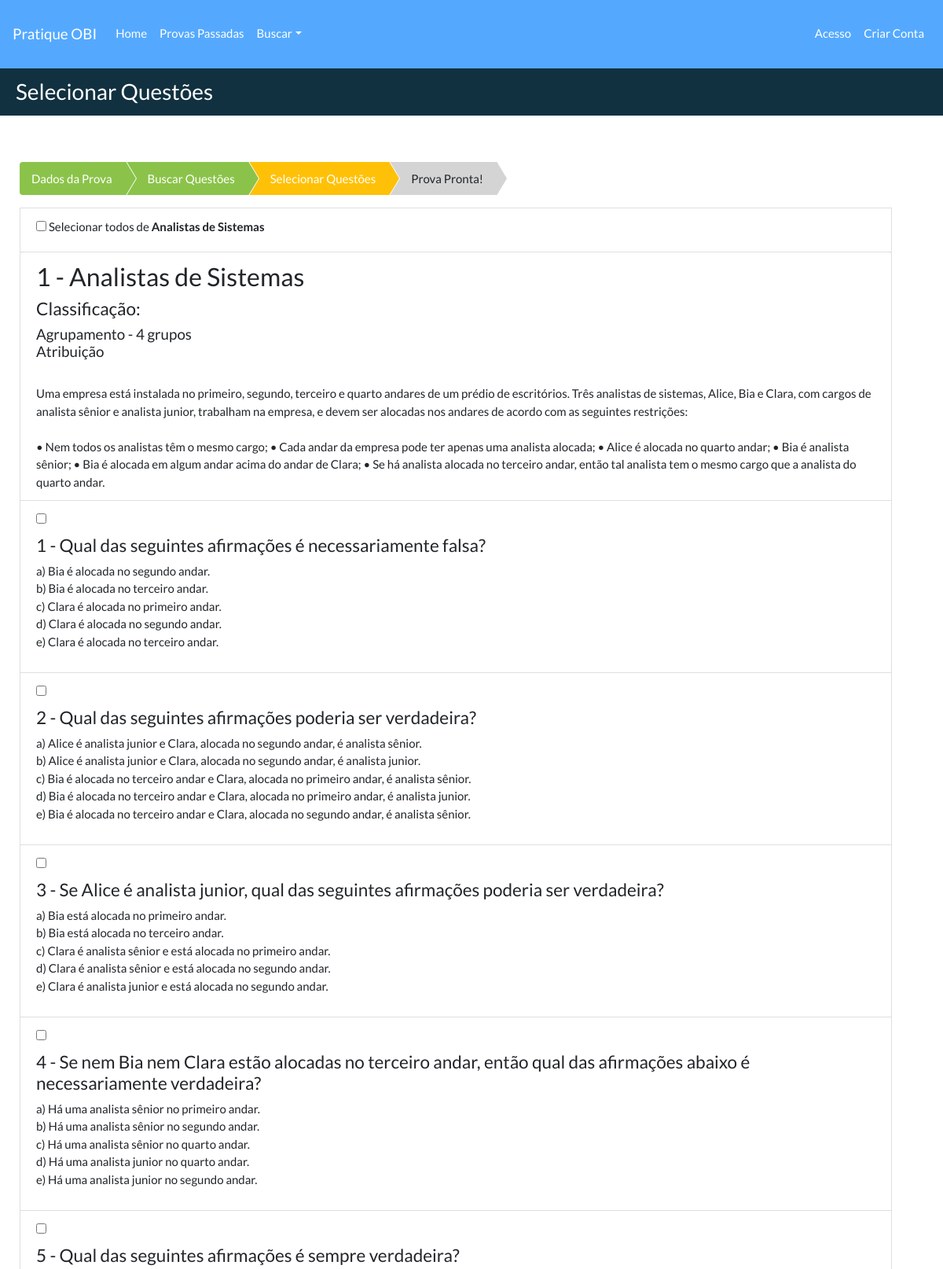
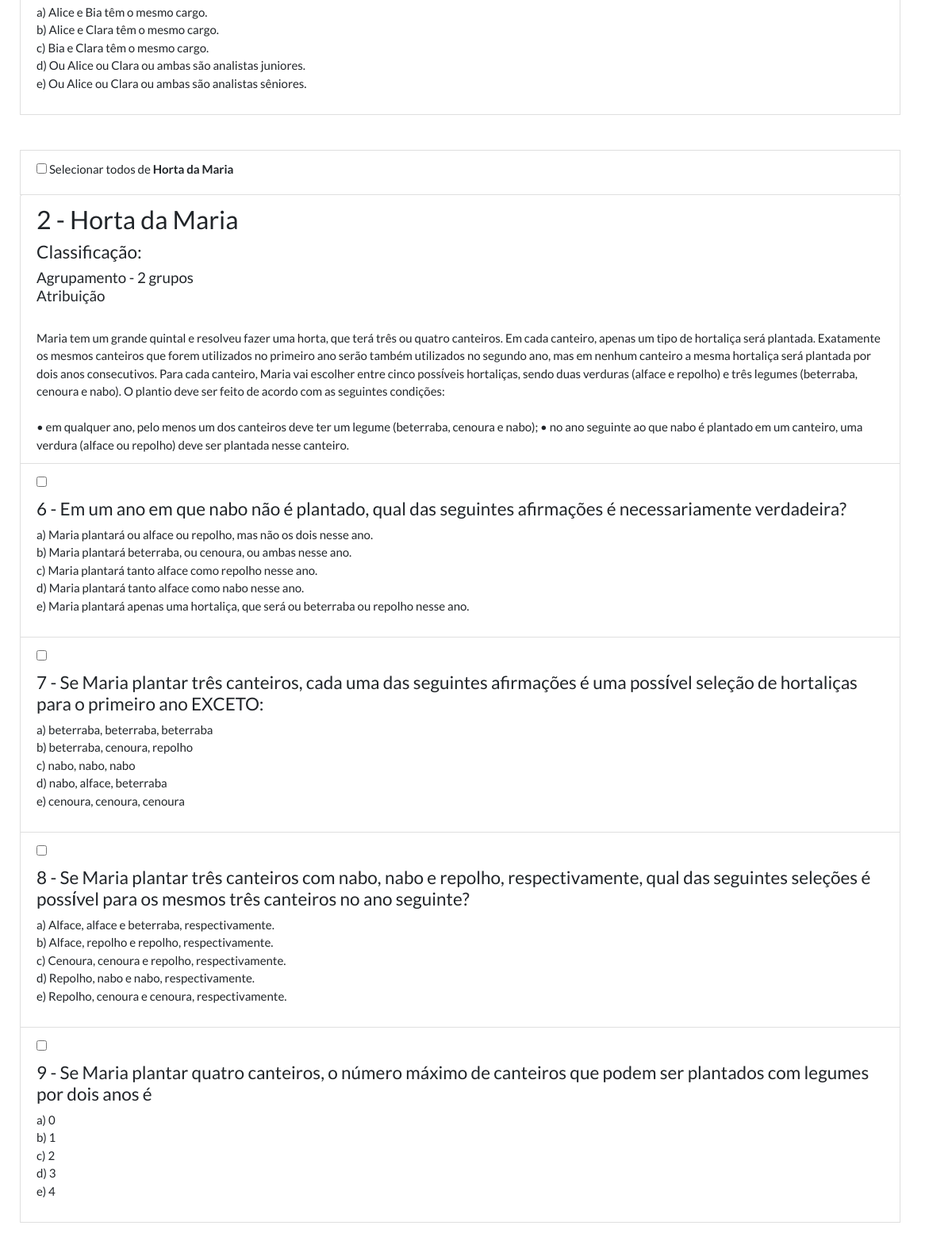
The page /usuario/minhasprovas/editar/4/adquestoes/4/ (upper part) on the database its author committed (2 pictures, top to bottom).
### provasobi/models.py (models this page shows, shortened)
class Problema(models.Model):
    codproblema = models.AutoField(db_column='codProblema', primary_key=True)
    numeroproblema = models.PositiveIntegerField(db_column='numeroProblema',
                                                 validators=[MinValueValidator(1)])
    tituloproblema = models.TextField(db_column='tituloProblema', blank=True, null=True)
    enunciadoproblema = models.TextField(db_column='enunciadoProblema', blank=True, null=True)
    regrasproblema = models.TextField(db_column='regrasProblema', blank=True, null=True)
    imgproblema = models.TextField(db_column='imgProblema', blank=True, null=True, default='')
    codprova = models.ForeignKey('Prova', models.CASCADE, db_column='codProva', blank=True, null=True)
    classificacao = models.ManyToManyField('Classificacao', blank=True)
    def recorte(self, filename):
        return 'problema/' + str(self.codprova.codprova) + '.' + filename.split('.')[-1]
    image = models.ImageField('Recorte', upload_to=recorte, blank=True, null=True)
    class Meta:
        managed = True
        db_table = 'problema'
        unique_together = ['codprova', 'tituloproblema']

class Classificacao(models.Model):
    codclassificacao = models.AutoField(db_column='codClassificacao', primary_key=True)
    tituloclassificacao = models.TextField(db_column='tituloClassificacao', blank=True, null=True)
    class Meta:
        managed = True
        db_table = 'classificacao'
        verbose_name_plural = 'Classificações'
        verbose_name = 'Classificação'

class Questao(models.Model):
    codquestao = models.AutoField(db_column='codQuestao', primary_key=True)  # Field name made lowercase.
    numeroquestao = models.PositiveIntegerField(db_column='numeroQuestao',
                                                validators=[MinValueValidator(1)])  # Field name made lowercase.
    enunciadoquestao = models.TextField(db_column='enunciadoQuestao', blank=True,
                                        null=True)  # Field name made lowercase.
    alternativas = models.TextField('Alternativas', null=True, blank=True)
    gabaritoquestao = models.CharField(db_column='gabaritoQuestao', max_length=10, blank=True, null=True)
    imgquestao = models.CharField(db_column='imgQuestao', max_length=300, blank=True, null=True, default='')
    codproblema = models.ForeignKey(Problema, models.CASCADE, db_column='codProblema', blank=True, null=True,
                                    related_name="cod_problemas_questao")
    explicativo = models.TextField('Explicação', null=True, blank=True)
    explicativo_imagem = models.ImageField('Imagem Explicativa ', null=True, blank=True)
    def recorte(self, filename):
        return 'questao/' + str(self.codproblema.codproblema) + '.' + filename.split('.')[-1]
    image = models.ImageField('Recorte', upload_to=recorte, null=True, blank=True)
    class Meta:
        managed = True
        db_table = 'questao'
        verbose_name_plural = 'Questões'
        verbose_name = 'Questão'
        unique_together = ['codproblema', 'numeroquestao']
    def get_alternativas(self):
        data = []
        letras = ['a', 'b', 'c', 'd', 'e']
        i = 0
        alternativas = self.alternativas.split('|')
        for alternativa in alternativas:
            data.append({'letraalternativa': letras[i], 'textoalternativa': alternativas[i]})
            i += 1
        return data

### usuarios/views.py (the view)
# urls.py: path('minhasprovas/editar/<int:codprova>/adquestoes/<int:pk>/', questoes_add, name='questoes_add'),
def questoes_add(request, codprova, pk):
    if request.method == "POST":
        provaperson = get_object_or_404(ProvaPerson, pk=codprova, autor=request.user.profile)
        id_questoes = request.POST.getlist('checks')
        for q in id_questoes:
            provaperson.questoes.add(q)
        return provaperson_pronta(request, codprova)
    else:
        problemas = Problema.objects.all().select_related('codprova').filter(codprova=pk)
        id_prob = []
        for p in problemas:
            id_prob.append(p)
        questoes = Questao.objects.all().select_related('codproblema').filter(codproblema__in=id_prob).order_by(
            'numeroquestao')  # .filter(codproblema__in=id_questoes)
        init = []
        end = []
        count = 0
        for p in problemas:
            init.append(questoes[count].numeroquestao)
            for q in questoes:
                if q.codproblema.codproblema == p.codproblema:
                    count = count + 1
            end.append(questoes[count - 1].numeroquestao)
    return render(request, 'novasprovas/addquestoes_select.html',
                  {'problemas': problemas, 'questoes': questoes, 'pk': pk,
                   'codprova': codprova, 'init': init, 'end': end})

### templates/novasprovas/addquestoes_select.html (shortened to what this page needs)
{% extends './addquestoes_resultado.html' %}
{% load static %}
{% block titulo %}
    Selecionar Questões
{% endblock %}
{% block container %}
    <link href="{% static 'css/breadcrumb.css' %}" rel="stylesheet">
    <br class="list-group">
    <ul class="breadcrumb">
        <li class="completed"><a href="{% url 'usuarios_obi:provaperson' %}">Dados da Prova</a></li>
        <li class="completed"><a href="{% url 'usuarios_obi:questoes_busca' codprova %}">Buscar Questões</a></li>
        <li class="active"><a href="">Selecionar Questões</a></li>
        <li><a>Prova Pronta!</a></li>
    </ul>
    <form method="POST" class="post-form">{% csrf_token %}
        {% for prob in problemas %}
            <a class="list-group-item">
                <div class="checkbox pull-left">
                    <label><input type="checkbox" onclick="toggle(this, {{ forloop.counter }}, {{ init }}, {{ end }})">
                        Selecionar todos de <b>{{ prob.tituloproblema }}</b></label>
                </div>
                <div class="pull-left form-control-inline">
                    <h3 class="list-group-item-heading">{{ prob.numeroproblema }} - {{ prob.tituloproblema }}</h3>
                    <h4>Classificação:</h4>
                    <h5>{% for f in prob.classificacao.all %}
                        {{ f.tituloclassificacao }}<br>
                    {% endfor %}</h5>
                    <br/>{{ prob.enunciadoproblema }}</br>
                    {% if prob.regrasproblema %}
                        <br>{{ prob.regrasproblema }}<br>
                    {% endif %}
                    {% if prob.imgproblema %}
                        {% load static %}
                    {% endif %}
                    {% for q in questoes %}
                        {% if q.codproblema.codproblema == prob.codproblema %}
                            <a class="list-group-item">
                                <div class="checkbox pull-left">
                                    <label>
                                        <input type="checkbox" name="checks" value="{{ q.codquestao }}"
                                               id="{{ q.codproblema.codproblema }}">
                                    </label>
                                </div>
                                <div class="pull-left form-control-inline">
                                    <h4 class="list-group-item-heading">{{ q.numeroquestao }}
                                        - {{ q.enunciadoquestao }}</h4>
                                    <p class="list-group-item-text">
                                        {% if q.imgquestao %}
                                            {% load static %}
                                        {% endif %}
                                        {% for a in q.get_alternativas %}
                                            {{ a.letraalternativa }}) {{ a.textoalternativa }} </br>
                                        {% endfor %}
                                    </p>
                                </div>
                            </a>
                        {% endif %}
                    {% endfor %}
                    <br class="pull-left form-control-inline"></br>
                </div>
            </a>
        {% endfor %}
    </form>
{% endblock %}

### static/css/breadcrumb.css (style rules this page uses)
.breadcrumb li a { color: #0C355E; text-decoration: none; background-color: rgb(212, 212, 212); -webkit-text-decoration-skip: objects; }
.breadcrumb { padding: 0px; background: transparent; list-style: none; overflow: hidden; margin-top: 20px; }
.breadcrumb>li+li:before { padding: 0; }
.breadcrumb li { float: left; }
.breadcrumb li:last-child a::before { content: none; }
.breadcrumb li.active a { background: brown; background: #ffc107 ; }
.breadcrumb li.completed a { background: brown; background: #8bc34a; }
.breadcrumb li.active a:after { border-left: 30px solid #ffc107 ; }
.breadcrumb li.completed a:after { border-left: 30px solid #8bc34a; }
.breadcrumb li a { color: white; text-decoration: none; padding: 10px 0 10px 45px; position: relative; display: block; float: left; }
.breadcrumb li a:after { content: " "; display: block; width: 0; height: 0; border-top: 50px solid transparent; border-bottom: 50px solid transparent; border-left: 30px solid hsla(0, 0%, 83%, 1); position: absolute; top: 50%; margin-top: -50px; left: 100%; z-index: 2; }
.breadcrumb li a:before { content: " "; display: block; width: 0; height: 0; border-top: 50px solid transparent; border-bottom: 50px solid transparent; border-left: 30px solid white; position: absolute; top: 50%; margin-top: -50px; margin-left: 1px; left: 100%; z-index: 1; }
.breadcrumb li:first-child a { padding-left: 15px; }

### rows shown on the page
Problema: tituloproblema "Analistas de Sistemas", numeroproblema "1", enunciadoproblema "Uma empresa está instalada no primeiro, segundo, terceiro e quarto andares de um prédio de escritórios. Três analistas de sistemas, Alice, Bia e Clara, com cargos de analista sênior e analista junior, trabalham na empresa, e devem ser alocadas nos andares de acordo com as seguintes restrições:", regrasproblema "• Nem todos os analistas têm o mesmo cargo; • Cada andar da empresa pode ter apenas uma analista alocada; • Alice é alocada no quarto andar; • Bia é analista sênior; • Bia é alocada em algum andar acima do andar de Clara; • Se há analista alocada no terceiro andar, então tal analista tem o mesmo cargo que a analista do quarto andar."
Classificacao: tituloclassificacao "Agrupamento - 4 grupos"
Classificacao: tituloclassificacao "Atribuição"
Questao: numeroquestao "1", enunciadoquestao "Qual das seguintes afirmações é necessariamente falsa?", letraalternativa "a" "b" "c" "d" "e", textoalternativa "Bia é alocada no segundo andar." "Bia é alocada no terceiro andar." "Clara é alocada no primeiro andar." "Clara é alocada no segundo andar." "Clara é alocada no terceiro andar."
Questao: numeroquestao "2", enunciadoquestao "Qual das seguintes afirmações poderia ser verdadeira?", letraalternativa "a" "b" "c" "d" "e", textoalternativa "Alice é analista junior e Clara, alocada no segundo andar, é analista sênior." "Alice é analista junior e Clara, alocada no segundo andar, é analista junior." "Bia é alocada no terceiro andar e Clara, alocada no primeiro andar, é analista sênior." "Bia é alocada no terceiro andar e Clara, alocada no primeiro andar, é analista junior." "Bia é alocada no terceiro andar e Clara, alocada no segundo andar, é analista sênior."
Questao: numeroquestao "3", enunciadoquestao "Se Alice é analista junior, qual das seguintes afirmações poderia ser verdadeira?", letraalternativa "a" "b" "c" "d" "e", textoalternativa "Bia está alocada no primeiro andar." "Bia está alocada no terceiro andar." "Clara é analista sênior e está alocada no primeiro andar." "Clara é analista sênior e está alocada no segundo andar." "Clara é analista junior e está alocada no segundo andar."
Questao: numeroquestao "4", enunciadoquestao "Se nem Bia nem Clara estão alocadas no terceiro andar, então qual das afirmações abaixo é necessariamente verdadeira?", letraalternativa "a" "b" "c" "d" "e", textoalternativa "Há uma analista sênior no primeiro andar." "Há uma analista sênior no segundo andar." "Há uma analista sênior no quarto andar." "Há uma analista junior no quarto andar." "Há uma analista junior no segundo andar."
Questao: numeroquestao "5", enunciadoquestao "Qual das seguintes afirmações é sempre verdadeira?", letraalternativa "a" "b" "c" "d" "e", textoalternativa "Alice e Bia têm o mesmo cargo." "Alice e Clara têm o mesmo cargo." "Bia e Clara têm o mesmo cargo." "Ou Alice ou Clara ou ambas são analistas juniores." "Ou Alice ou Clara ou ambas são analistas sêniores."
Problema: tituloproblema "Horta da Maria", numeroproblema "2", enunciadoproblema "Maria tem um grande quintal e resolveu fazer uma horta, que terá três ou quatro canteiros. Em cada canteiro, apenas um tipo de hortaliça será plantada. Exatamente os mesmos canteiros que forem utilizados no primeiro ano serão também utilizados no segundo ano, mas em nenhum canteiro a mesma hortaliça será plantada por dois anos consecutivos. Para cada canteiro, Maria vai escolher entre cinco possı́veis hortaliças, sendo duas verduras (alface e repolho) e três legumes (beterraba, cenoura e nabo). O plantio deve ser feito de acordo com as seguintes condições:", regrasproblema "• em qualquer ano, pelo menos um dos canteiros deve ter um legume (beterraba, cenoura e nabo); • no ano seguinte ao que nabo é plantado em um canteiro, uma verdura (alface ou repolho) deve ser plantada nesse canteiro."
Classificacao: tituloclassificacao "Agrupamento - 2 grupos"
Questao: numeroquestao "6", enunciadoquestao "Em um ano em que nabo não é plantado, qual das seguintes afirmações é necessariamente verdadeira?", letraalternativa "a" "b" "c" "d" "e", textoalternativa "Maria plantará ou alface ou repolho, mas não os dois nesse ano." "Maria plantará beterraba, ou cenoura, ou ambas nesse ano." "Maria plantará tanto alface como repolho nesse ano." "Maria plantará tanto alface como nabo nesse ano." "Maria plantará apenas uma hortaliça, que será ou beterraba ou repolho nesse ano."
Questao: numeroquestao "7", enunciadoquestao "Se Maria plantar três canteiros, cada uma das seguintes afirmações é uma possı́vel seleção de hortaliças para o primeiro ano EXCETO:", letraalternativa "a" "b" "c" "d" "e", textoalternativa "beterraba, beterraba, beterraba" "beterraba, cenoura, repolho" "nabo, nabo, nabo" "nabo, alface, beterraba" "cenoura, cenoura, cenoura"
Questao: numeroquestao "8", enunciadoquestao "Se Maria plantar três canteiros com nabo, nabo e repolho, respectivamente, qual das seguintes seleções é possı́vel para os mesmos três canteiros no ano seguinte?", letraalternativa "a" "b" "c" "d" "e", textoalternativa "Alface, alface e beterraba, respectivamente." "Alface, repolho e repolho, respectivamente." "Cenoura, cenoura e repolho, respectivamente." "Repolho, nabo e nabo, respectivamente." "Repolho, cenoura e cenoura, respectivamente."
Questao: numeroquestao "9", enunciadoquestao "Se Maria plantar quatro canteiros, o número máximo de canteiros que podem ser plantados com legumes por dois anos é", letraalternativa "a" "b" "c" "d" "e", textoalternativa "0" "1" "2" "3" "4"
